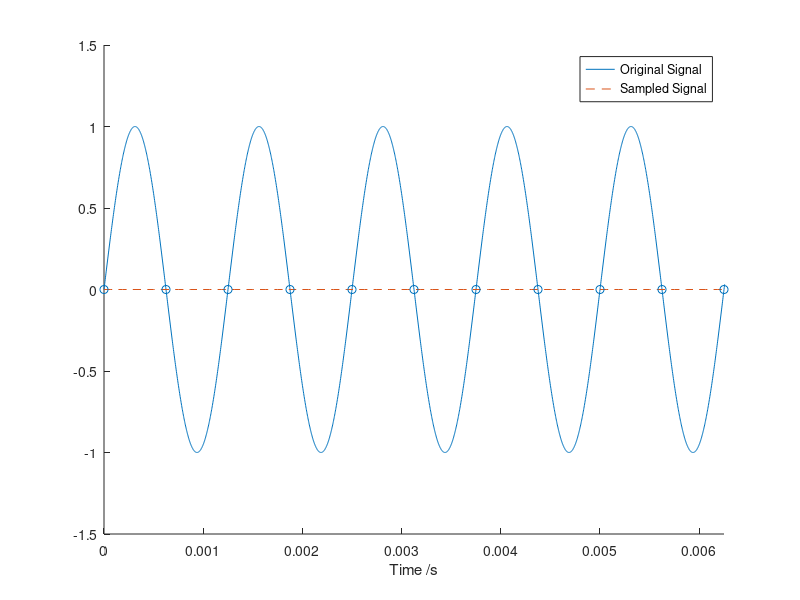

This figure's MATLAB source:
clc;clear;
close all;

%% Information
% Author : Limin Gu
% Date   : 2021/09/14
% Function : Signal sampling and reconstruction

%% Create a Signal
% Original Signal
f = 800;                    % Signal Frequency
w0 = f*2*pi;            
T = 1/f;                    % Signal Period
n = 500;                    % Period Points
dt = T/n;
t = 0:dt:1;                 % Time Axis
x = sin(w0*t);              % Original Signal

% Sampling
ratio = 2;                  % ratio = ws/w0
ws = w0*ratio;              % Sampling frequency
fs = floor(ws/2/pi); 

dts = 1/fs;                   % Time Interval
ts = 0:dts:1;                 % Time Axis

xs = sin(2*pi*f*ts);          % Sampling Signal

% Interp
ts_inter = 0:dts/10:1;
xs_inter = interp1(ts,xs,ts_inter,'spline');

%% Plot
figure,hold on
plot(t,x)
plot(ts_inter,xs_inter,'--')
scatter(ts,xs)

xlim([0,5*T])
ylim([-1.5,1.5])
xlabel('Time /s')
legend('Original Signal','Sampled Signal')

%% Play
% sound(xs,fs)                % Play the sound (fs>1000 Hz)

